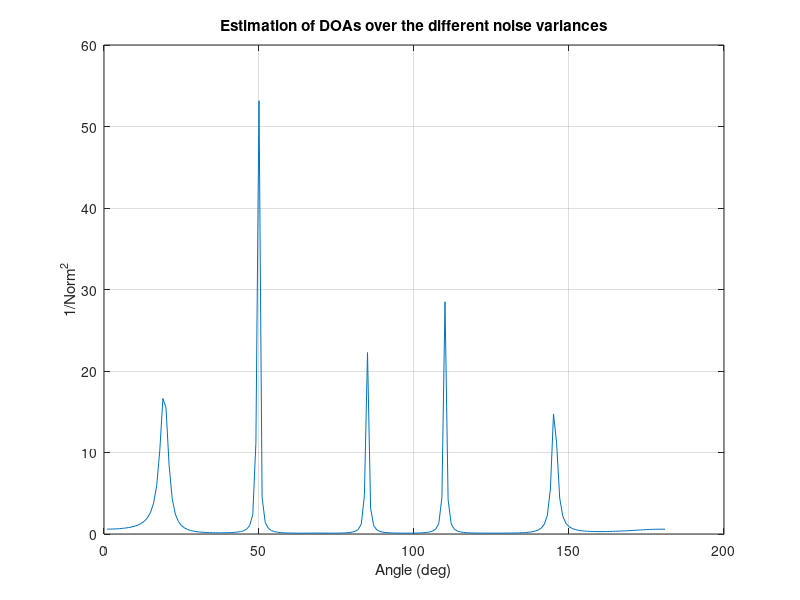

This chart was generated by the following MATLAB code: (Note: this script raises an error after producing the figure.)
% Direction of Arrival Estimation, i.e., Spatial Spectrum Estimation

% MUSIC: Multiple Signal Classification
clc;
%clear;
delete(findall(0, 'Type', 'figure'));

% STEP a: Simulating the Narrowband Sources %%%%%%%%%%%%%%%%%%%%%%%%%%%%%%
p = 100; % Number of time snapshots
fs = 10^7; % Sampling frequency
fc = 10^6 ; % Center frequency of narrowband sources
M = 10; % Number of array elements, i.e., sensors or antennas
N = 5; % Number of sources
sVar = 1; % Variance of the amplitude of the sources

% p snapshots of N narrowband sources with random amplitude of mean zero
% and covariance 1
s = sqrt(sVar)*randn(N, p).*exp(1i*(2*pi*fc*repmat([1:p]/fs, N, 1)));
% STEP a: Simulating the Narrowband Sources %%%%%%%%%%%%%%%%%%%%%%%%%%%%%%


% STEP b: Mixing the sources and getting the sensor signals %%%%%%%%%%%%%%
doa = [20; 50; 85; 110; 145]; %DOAs
cSpeed = 3*10^8 ; % Speed of light
dist = 150; % Sensors (i.e., antennas) spacing in meters

% Constructing the Steering matrix
A = zeros(M, N);
for k = 1:N
    A(:, k) = exp(-1i*2*pi*fc*dist*cosd(doa(k))*(1/cSpeed)*[0:M-1]'); 
end

noiseCoeff = 1; % Variance of added noise
x = A*s + sqrt(noiseCoeff)*randn(M, p); % Sensor signals
% STEP b: Mixing the sources and getting the sensor signals %%%%%%%%%%%%%%


% STEP c: Estimating the covariance matrix of the sensor array %%%%%%%%%%%
R = (x*x')/p; % Empirical covariance of the antenna data
% STEP c: Estimating the covariance matrix of the sensor array %%%%%%%%%%%


% STEP d: Finding the noise subspace and estimating the DOAs %%%%%%%%%%%%%
[V, D] = eig(R);
noiseSub = V(:, 1:M-N); % Noise subspace of R

theta = 0:1:180; %Peak search
a = zeros(M, length(theta));
res = zeros(length(theta), 1);
for i = 1:length(theta)
    a(:, i) = exp(-1i*2*pi*fc*dist*cosd(i)*(1/cSpeed)*[0:M-1]');
    res(i, 1) = 1/(norm(a(:, i)'*noiseSub).^2);
end

[resSorted, orgInd] = sort(res, 'descend');
DOAs = orgInd(1:N, 1);
% STEP d: Finding the noise subspace and estimating the DOAs %%%%%%%%%%%%%



%%
clc;
clear;
delete(findall(0, 'Type', 'figure'));

% STEP e: Repeating the experiment for different parameters %%%%%%%%%%%%%%
DOAs1 = [];
DOAs2 = [];
DOAs3 = [];
p = 100; % Number of time snapshots
fs = 10^7; % Sampling frequency
fc = 10^6 ; % Center frequency of narrowband sources
M = 10; % Number of array elements, i.e., sensors or antennas
N = 5; % Number of sources
doa = [20; 50; 85; 110; 145]; %DOAs
cSpeed = 3*10^8 ; % Speed of light

%%% PART 1, repeating for different noise variances
dist = 150;
sVar = 1;

s = sqrt(sVar)*randn(N, p).*exp(1i*(2*pi*fc*repmat([1:p]/fs, N, 1)));

A = zeros(M, N);
for k = 1:N
    A(:, k) = exp(-1i*2*pi*fc*dist*cosd(doa(k))*(1/cSpeed)*[0:M-1]'); 
end

noiseV = [1, 5, 10, 20, 35, 50];
for i = 1:size(noiseV, 2)
    noiseCoeff = noiseV(i); % Variance of added noise
    
    x = A*s + sqrt(noiseCoeff)*randn(M, p); % Sensor signals
    R = (x*x')/p; % Empirical covariance of the antenna data
    
    [V, D] = eig(R);
    noiseSub = V(:, 1:M-N); % Noise subspace of R
    
    theta = 0:1:180; %Peak search
    a = zeros(M, length(theta));
    res = zeros(length(theta), 1);
    for j = 1:length(theta)
        a(:, j) = exp(-1i*2*pi*fc*dist*cosd(j)*(1/cSpeed)*[0:M-1]');
        res(j, 1) = 1/(norm(a(:, j)'*noiseSub).^2);
    end
    [resSorted, orgInd] = sort(res, 'descend');
    DOAs1 = [DOAs1, orgInd(1:N, 1)]; 
    
    figure;
    plot(res);
    xlabel('Angle (deg)');
    ylabel('1/Norm^2');
    title ('Estimation of DOAs over the different noise variances')
    grid;
    
    % Reffering to the results, we can infer that there is a negative correlation
    % between the noise variance and the accuracy of estimation, i.e., the latter
    % decreases as we increase the former. This is because the peaks are became
    % less sharp and some fake peaks are generated in some cases.
    
    % If we start from the largest eigen value to the smallest one in the 
    % corresponding diagonal matrix and calculate the difference between
    % i-th and (i-1)-th eigen values, we observe that for low noise cases,  
    % there are approximately M-N larger eigen values which among them, the  
    % difference between i-th and (i-1)-th one is much greater than the
    % corresponding figure for the remaining eigen values. Hence we can
    % conclude that M-N is the number of sources.
    
    % This function can give an estimation of the number of sources
    disp (['Estimated number of sources (noise variance = ', ...
        num2str(noiseCoeff),'): ', num2str(numSources(D))]);
    
end
%%
%%% PART 2, repeating for different inter-spacing between antennas
noiseCoeff = 5; % Variance of added noise
sVar = 1;

s = sqrt(sVar)*randn(N, p).*exp(1i*(2*pi*fc*repmat([1:p]/fs, N, 1)));

distV = [50, 100, 150, 200, 253]; % Differenet spacings in meters
for i = 1:size(distV, 2)
    dist = distV(i);
    
    A = zeros(M, N);
    for k = 1:N
        A(:, k) = exp(-1i*2*pi*fc*dist*cosd(doa(k))*(1/cSpeed)*[0:M-1]'); 
    end
    
    x = A*s + sqrt(noiseCoeff)*randn(M, p); % Sensor signals
    R = (x*x')/p; % Empirical covariance of the antenna data
    
    [V, D] = eig(R);
    noiseSub = V(:, 1:M-N); % Noise subspace of R
    
    theta = 0:1:180; %Peak search
    a = zeros(M, length(theta));
    res = zeros(length(theta), 1);
    for j = 1:length(theta)
        a(:, j) = exp(-1i*2*pi*fc*dist*cosd(j)*(1/cSpeed)*[0:M-1]');
        res(j, 1) = 1/(norm(a(:, j)'*noiseSub).^2);
    end
    [resSorted, orgInd] = sort(res, 'descend');
    DOAs2 = [DOAs2, orgInd(1:N, 1)]; 
    
    figure;
    plot(res);
    xlabel('Angle (deg)');
    ylabel('1/Norm^2');
    title ('Estimation of DOAs over the different inter-spacing between antennas')
    grid; 

    % Reffering to the results, we can observe that (very) large or (very)
    % small spacing between antennas can result in low accuracy of
    % estimation due to the generation of small and/or fake peaks. Thus,
    % there is an optimum value for inter-spacing between antennas and can
    % be calculated by doing a sweep on its corresponding variable.
    
end

%%% PART 3, repeating for different variances of the amplitude of sources
noiseCoeff = 5; % Variance of added noise
dist = 150;
sVarV = [0.01, 0.1, 1, 5, 10]; % Differenet amplitude variances
for i = 1:size(sVarV, 2)
    sVar = sVarV(i); % Variance of the amplitude of the sources
    s = sqrt(sVar)*randn(N, p).*exp(1i*(2*pi*fc*repmat([1:p]/fs, N, 1)));
    
    A = zeros(M, N);
    for k = 1:N
        A(:, k) = exp(-1i*2*pi*fc*dist*cosd(doa(k))*(1/cSpeed)*[0:M-1]'); 
    end
    
    x = A*s + sqrt(noiseCoeff)*randn(M, p); % Sensor signals
    R = (x*x')/p; % Empirical covariance of the antenna data
    
    [V, D] = eig(R);
    noiseSub = V(:, 1:M-N); % Noise subspace of R
    
    theta = 0:1:180; %Peak search
    a = zeros(M, length(theta));
    res = zeros(length(theta), 1);
    for j = 1:length(theta)
        a(:, j) = exp(-1i*2*pi*fc*dist*cosd(j)*(1/cSpeed)*[0:M-1]');
        res(j, 1) = 1/(norm(a(:, j)'*noiseSub).^2);
    end
    [resSorted, orgInd] = sort(res, 'descend');
    DOAs3 = [DOAs3, orgInd(1:N, 1)]; 
    
    figure;
    plot(res);
    xlabel('Angle (deg)');
    ylabel('1/Norm^2');
    title ('Estimation of DOAs over the differenet sources amplitude variances')
    grid;
    
    % Reffering to the results, we can infer that there is a positive
    % correlation between the the variance of the amplitude of the sources 
    % and the accuracy of estimation, i.e., the latter increases as we
    % increase the former. This is because the peaks are became sharper and 
    % larger, and also fake peaks are prevented.

end
% STEP e: Repeating the experiment for different parameters %%%%%%%%%%%%%%
